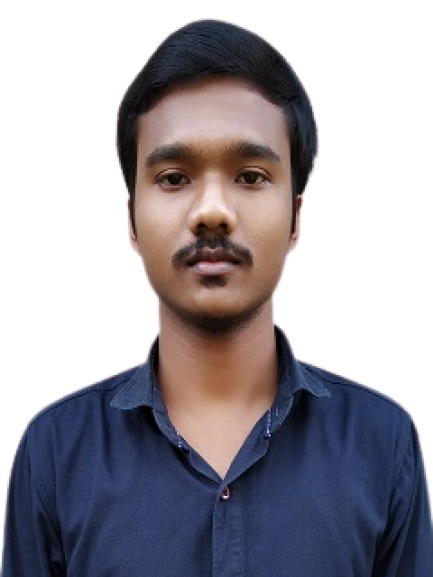
#> input picture SobelEdgeDetection/S01.jpg, 433 x 577 px
$ python sobel.py   (older library calls are emulated)
#> lines starting #> are read from the running program, lines starting #| are printed output that depends on the picture; after the words box and inside, x2 and y2 are one past the last pixel; in counts of white or black regions, pixels touching at a corner belong together
# python program for sobel edge detection using opencv
import cv2

# Read the original image
img = cv2.imread('S01.jpg')
#> img is the input picture: shape (577, 433, 3); mean B, G, R 165, 157.7, 161.1
# Display original image
cv2.imshow('Original', img)
cv2.waitKey(0)

# Convert to graycsale
img_gray = cv2.cvtColor(img, cv2.COLOR_BGR2GRAY)
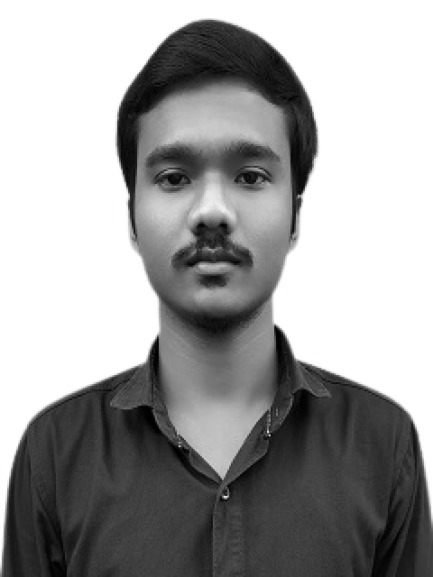
#> img_gray: shape (577, 433); min 0, max 255, mean 159.5
# Blur the image for better edge detection
img_blur = cv2.GaussianBlur(img_gray, (3,3), 0)

# Sobel Edge Detection
sobelx = cv2.Sobel(src=img_blur, ddepth=cv2.CV_64F, dx=1, dy=0, ksize=5) # Sobel Edge Detection on the X axis
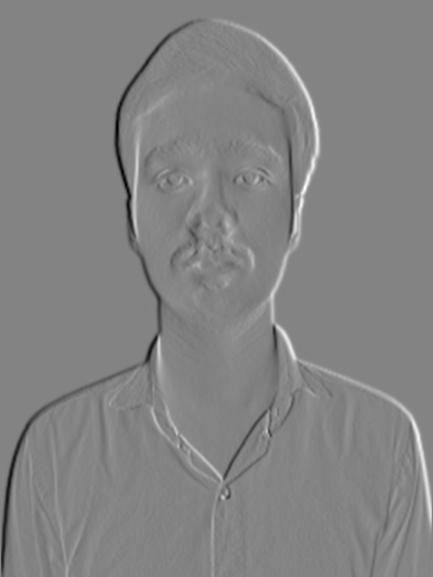
#> sobelx: shape (577, 433) float64; min -7974, max 7459, mean -4.6; drawn with min black and max white
sobely = cv2.Sobel(src=img_blur, ddepth=cv2.CV_64F, dx=0, dy=1, ksize=5) # Sobel Edge Detection on the Y axis
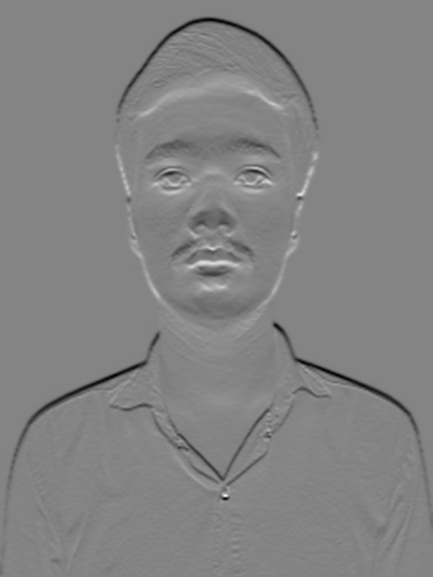
#> sobely: shape (577, 433) float64; min -6291, max 5857, mean -46; drawn with min black and max white
sobelxy = sobelx + sobely # Combined X and Y Sobel Edge Detection
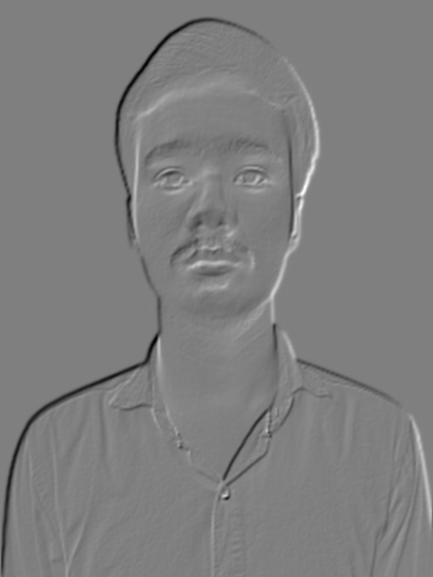
#> sobelxy: shape (577, 433) float64; min -10146, max 10094, mean -50.6; drawn with min black and max white

# Display Sobel Edge Detection Images
cv2.imshow('Sobel X', sobelx)
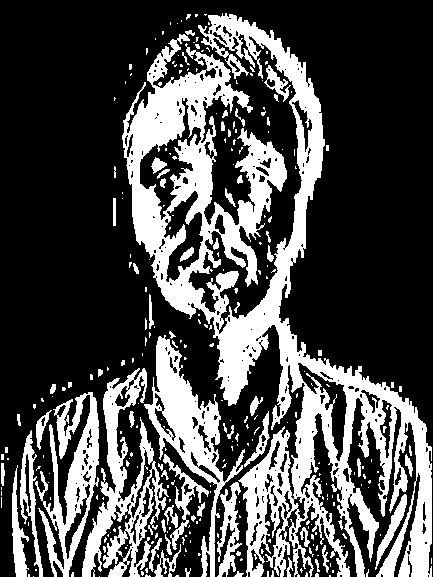
#> window 'Sobel X': shape (577, 433); 29.6% white; 292 white regions (225 under 20 px), largest, box (x1, y1, x2, y2) and area: (122, 13, 432, 577) 47806, (82, 368, 169, 577) 6025, (144, 335, 245, 577) 5804
cv2.imshow('Sobel Y', sobely)
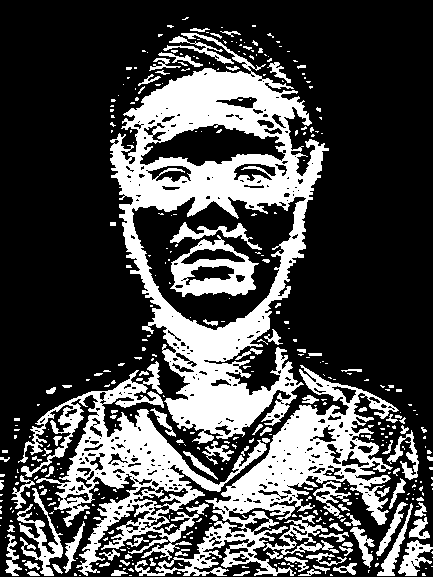
#> window 'Sobel Y': shape (577, 433); 29.3% white; 410 white regions (311 under 20 px), largest, box (x1, y1, x2, y2) and area: (110, 33, 329, 444) 30538, (18, 361, 267, 576) 13238, (135, 365, 399, 576) 13020
cv2.imshow('Sobel X Y', sobelxy)
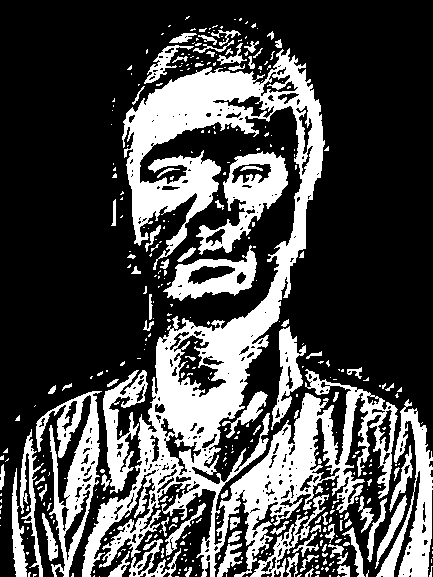
#> window 'Sobel X Y': shape (577, 433); 29.4% white; 398 white regions (305 under 20 px), largest, box (x1, y1, x2, y2) and area: (82, 48, 398, 577) 43631, (36, 391, 102, 577) 4333, (376, 399, 433, 577) 3724

cv2.waitKey(0)
cv2.destroyAllWindows()
